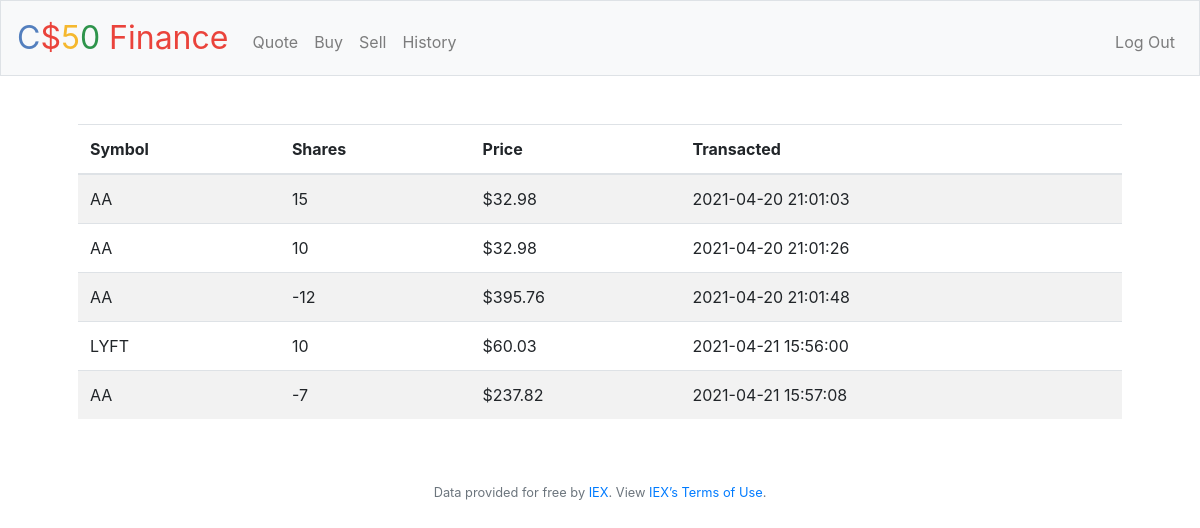
Screenshot of /history (signed in) with the database file from the repository.
### tables this page shows
CREATE TABLE transactions(
	id INTEGER PRIMARY KEY AUTOINCREMENT NOT null,
	user_id INTEGER NOT NULL,
	symbol TEXT NOT NULL,
	shares INTEGER NOT NULL,
	price NUMERIC NOT NULL,
	trans_date datetime DEFAULT CURRENT_TIMESTAMP NOT null,
	FOREIGN KEY(user_id) REFERENCES users(id)
);

### application.py (the view)
@app.route("/history")
@login_required
def history():
    user = session["user_id"]
    holdings = []
    rows = db.execute("""
    SELECT symbol, shares, price, trans_date
    FROM transactions
    WHERE user_id = ? """, user)
    for row in rows:
        holdings.append({
            "symbol": row["symbol"],
            "shares": row["shares"],
            "price": row["price"],
            "trans_date": row["trans_date"]
        })
    return render_template("history.html", holdings=holdings)
    print("History: ", holdings)
    return apology("TODO")

### application.py (called while the page is built)
@app.after_request
def after_request(response):
    response.headers["Cache-Control"] = "no-cache, no-store, must-revalidate"
    response.headers["Expires"] = 0
    response.headers["Pragma"] = "no-cache"
    return response

### helpers.py (called while the page is built)
def login_required(f):
    @wraps(f)
    def decorated_function(*args, **kwargs):
        if session.get("user_id") is None:
            return redirect("/login")
        return f(*args, **kwargs)
    return decorated_function

def usd(value):
    return f"${value:,.2f}"

### templates/history.html (shortened to what this page needs)
{% extends "layout.html" %}
{% block main %}
<table class="table table-striped">
    <thead>
        <tr>
            <th>Symbol</th>
            <th>Shares</th>
            <th>Price</th>
            <th>Transacted</th>
        </tr>
    </thead>
    <tbody>
        {% for holding in holdings %}
        <tr>
            <td>{{ holding.symbol.upper()}}</td>
            <td>{{ holding.shares }}</td>
            <td>{{ holding.price | usd }}</td>
            <td> {{ holding.trans_date }}</td>
        </tr>
        {% endfor %}
    </tbody>
</table>
{% endblock %}

### static/styles.css (style rules this page uses)
table td,th { text-align: left; }

### rows the page displays
transactions: symbol "AA", shares "15", price "$32.98", trans_date "2021-04-20 21:01:03"
transactions: symbol "AA", shares "10", price "$32.98", trans_date "2021-04-20 21:01:26"
transactions: symbol "AA", shares "-12", price "$395.76", trans_date "2021-04-20 21:01:48"
transactions: symbol "LYFT", shares "10", price "$60.03", trans_date "2021-04-21 15:56:00"
transactions: symbol "AA", shares "-7", price "$237.82", trans_date "2021-04-21 15:57:08"
